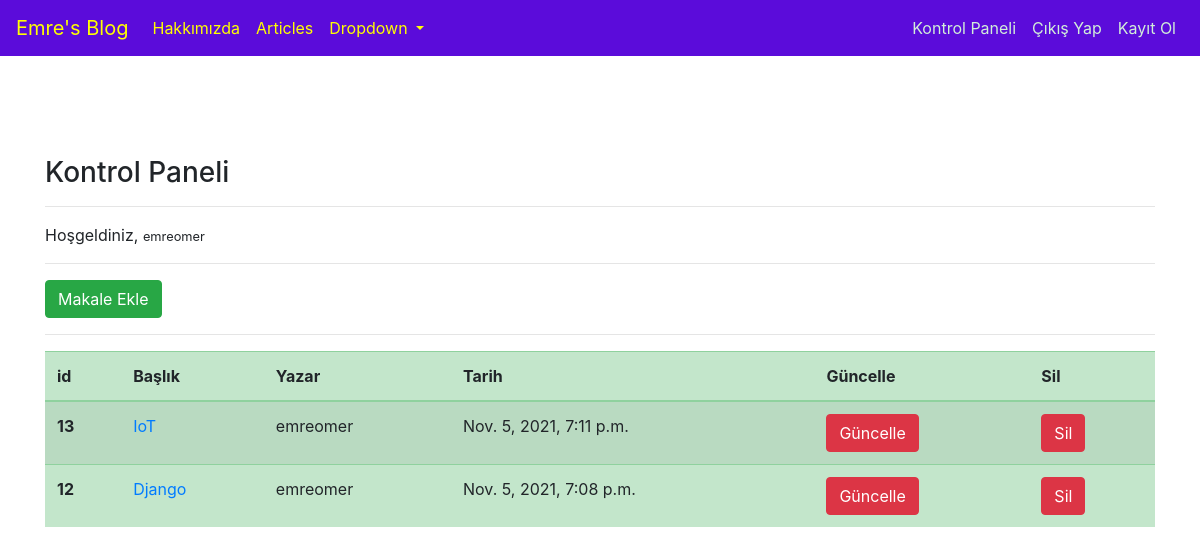
Screenshot of /articles/dashboard/ (signed in) with the database file from the repository.
### article/models.py (models this page shows, shortened)
class Article(models.Model):
    author = models.ForeignKey("auth.User",on_delete=models.CASCADE,verbose_name="Yazar")
    title = models.CharField(max_length=50,verbose_name="Başlık")
    content = RichTextField()
    createdDate = models.DateTimeField(auto_now_add = True,verbose_name="Oluşturulma Tarihi")
    article_image = models.FileField(blank = True,null = True,verbose_name="Makaleye Fotoğraf Ekleyin")
    class Meta:
        ordering = ['-createdDate']

### article/views.py (the view)
# urls.py: path('dashboard/',views.dashboard,name = "dashboard" ),
@login_required(login_url="user:login")
def dashboard(request):
    articles = Article.objects.filter(author = request.user)
    context = {
        "articles":articles
    }
    return  render(request,"dashboard.html",context)

### templates/dashboard.html
{% extends "layout.html" %}
{% block body %}
<h3>Kontrol Paneli</h3>
<hr>
<p>
    Hoşgeldiniz, <small>{{request.user.username}}</small>
</p>
<hr>
<a class="btn btn-success" href ="{% url 'article:addarticle' %}" >Makale Ekle</a>
<hr>
  {% if articles %}
  <table class="table table-success table-striped">
          <thead>
            <tr>
              <th scope="col">id</th>
              <th scope="col">Başlık</th>
              <th scope="col">Yazar</th>
              <th scope="col">Tarih</th>
              <th scope="col">Güncelle</th>
              <th scope="col">Sil</th>
            </tr>
          </thead>
          <tbody>
              {% for article in articles %}
                  <tr>
                      <th scope="row">{{article.id}}</th>
                      <td><a href="{% url 'article:detail' article.id  %}">{{article.title}}</a></td>
                      <td>{{article.author.username}}</td>
                      <td>{{article.createdDate}}</td>
                      <td><a href="{% url 'article:update' article.id  %}" class = "btn btn-danger">Güncelle</a></td>
                      <td><a href="{% url 'article:delete' article.id  %}" class = "btn btn-danger">Sil</a></td>
                  </tr>
              {% endfor %}
          </tbody>
    </table>
  {% else %}
  <div class = "alert alert-danger">
      Henüz makaleniz bulunmuyor...
  </div>
  {% endif %}
{% endblock body %}

### rows the page displays
Article: id "13", title "IoT", author.username "emreomer", createdDate "Nov. 5, 2021, 7:11 p.m."
Article: id "12", title "Django", author.username "emreomer", createdDate "Nov. 5, 2021, 7:08 p.m."

### other values shown
{{ request.user.username }} "emreomer"
